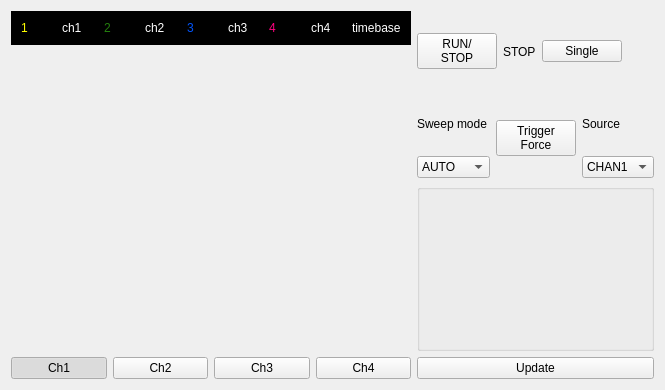
<?xml version="1.0" encoding="UTF-8"?>
<ui version="4.0">
 <class>OscilloscopeWidget</class>
 <widget class="QWidget" name="OscilloscopeWidget">
  <property name="geometry">
   <rect>
    <x>0</x>
    <y>0</y>
    <width>665</width>
    <height>389</height>
   </rect>
  </property>
  <property name="windowTitle">
   <string>Oscilloscope</string>
  </property>
  <layout class="QGridLayout" name="gridLayout_2">
   <item row="0" column="0" rowspan="3">
    <layout class="QVBoxLayout" name="verticalLayout">
     <item>
      <widget class="QFrame" name="frame">
       <property name="enabled">
        <bool>false</bool>
       </property>
       <property name="sizePolicy">
        <sizepolicy hsizetype="Preferred" vsizetype="Minimum">
         <horstretch>0</horstretch>
         <verstretch>0</verstretch>
        </sizepolicy>
       </property>
       <property name="maximumSize">
        <size>
         <width>16777215</width>
         <height>50</height>
        </size>
       </property>
       <property name="styleSheet">
        <string notr="true">background-color: rgb(0, 0, 0);</string>
       </property>
       <property name="frameShape">
        <enum>QFrame::StyledPanel</enum>
       </property>
       <property name="frameShadow">
        <enum>QFrame::Raised</enum>
       </property>
       <layout class="QHBoxLayout" name="horizontalLayout_3">
        <item>
         <widget class="QLabel" name="ch1Label">
          <property name="enabled">
           <bool>false</bool>
          </property>
          <property name="styleSheet">
           <string notr="true">color: rgb(255, 255, 0);</string>
          </property>
          <property name="text">
           <string>1</string>
          </property>
          <property name="textFormat">
           <enum>Qt::AutoText</enum>
          </property>
         </widget>
        </item>
        <item>
         <widget class="QLabel" name="ch1Y">
          <property name="styleSheet">
           <string notr="true">color: rgb(255, 255, 255);</string>
          </property>
          <property name="text">
           <string>ch1</string>
          </property>
         </widget>
        </item>
        <item>
         <widget class="QLabel" name="ch2Label">
          <property name="styleSheet">
           <string notr="true">color: rgb(36, 127, 13);</string>
          </property>
          <property name="text">
           <string>2</string>
          </property>
          <property name="textFormat">
           <enum>Qt::AutoText</enum>
          </property>
         </widget>
        </item>
        <item>
         <widget class="QLabel" name="ch2Y">
          <property name="styleSheet">
           <string notr="true">color: rgb(255, 255, 255);</string>
          </property>
          <property name="text">
           <string>ch2</string>
          </property>
         </widget>
        </item>
        <item>
         <widget class="QLabel" name="ch3Label">
          <property name="styleSheet">
           <string notr="true">color: rgb(0, 85, 255);</string>
          </property>
          <property name="text">
           <string>3</string>
          </property>
          <property name="textFormat">
           <enum>Qt::AutoText</enum>
          </property>
         </widget>
        </item>
        <item>
         <widget class="QLabel" name="ch3Y">
          <property name="styleSheet">
           <string notr="true">color: rgb(255, 255, 255);</string>
          </property>
          <property name="text">
           <string>ch3</string>
          </property>
         </widget>
        </item>
        <item>
         <widget class="QLabel" name="ch4Label">
          <property name="styleSheet">
           <string notr="true">color: rgb(255, 0, 127);</string>
          </property>
          <property name="text">
           <string>4</string>
          </property>
          <property name="textFormat">
           <enum>Qt::AutoText</enum>
          </property>
         </widget>
        </item>
        <item>
         <widget class="QLabel" name="ch4Y">
          <property name="styleSheet">
           <string notr="true">color: rgb(255, 255, 255);</string>
          </property>
          <property name="text">
           <string>ch4</string>
          </property>
         </widget>
        </item>
        <item>
         <widget class="QLabel" name="timebase">
          <property name="enabled">
           <bool>false</bool>
          </property>
          <property name="styleSheet">
           <string notr="true">color: rgb(255, 255, 255);</string>
          </property>
          <property name="text">
           <string>timebase</string>
          </property>
         </widget>
        </item>
       </layout>
      </widget>
     </item>
     <item>
      <widget class="QWidget" name="widget" native="true">
       <property name="minimumSize">
        <size>
         <width>400</width>
         <height>300</height>
        </size>
       </property>
       <property name="maximumSize">
        <size>
         <width>16777215</width>
         <height>16777215</height>
        </size>
       </property>
      </widget>
     </item>
     <item>
      <layout class="QHBoxLayout" name="buttonLayout">
       <property name="sizeConstraint">
        <enum>QLayout::SetMinimumSize</enum>
       </property>
       <item>
        <widget class="QPushButton" name="pushButton_Ch1">
         <property name="text">
          <string>Ch1</string>
         </property>
         <property name="checkable">
          <bool>true</bool>
         </property>
         <property name="checked">
          <bool>true</bool>
         </property>
        </widget>
       </item>
       <item>
        <widget class="QPushButton" name="pushButton_Ch2">
         <property name="text">
          <string>Ch2</string>
         </property>
         <property name="checkable">
          <bool>true</bool>
         </property>
         <property name="checked">
          <bool>false</bool>
         </property>
        </widget>
       </item>
       <item>
        <widget class="QPushButton" name="pushButton_Ch3">
         <property name="text">
          <string>Ch3</string>
         </property>
         <property name="checkable">
          <bool>true</bool>
         </property>
        </widget>
       </item>
       <item>
        <widget class="QPushButton" name="pushButton_Ch4">
         <property name="text">
          <string>Ch4</string>
         </property>
         <property name="checkable">
          <bool>true</bool>
         </property>
        </widget>
       </item>
      </layout>
     </item>
    </layout>
   </item>
   <item row="0" column="1">
    <layout class="QGridLayout" name="gridLayout">
     <item row="0" column="0">
      <layout class="QVBoxLayout" name="verticalLayout_4">
       <item>
        <layout class="QHBoxLayout" name="horizontalLayout">
         <item>
          <widget class="QPushButton" name="runStopButton">
           <property name="text">
            <string>RUN/
STOP</string>
           </property>
           <property name="checkable">
            <bool>true</bool>
           </property>
           <property name="checked">
            <bool>false</bool>
           </property>
          </widget>
         </item>
         <item>
          <widget class="QLabel" name="runStopStatus">
           <property name="text">
            <string>STOP</string>
           </property>
          </widget>
         </item>
         <item>
          <widget class="QPushButton" name="singleButton">
           <property name="text">
            <string>Single</string>
           </property>
           <property name="checkable">
            <bool>true</bool>
           </property>
          </widget>
         </item>
         <item>
          <widget class="QLabel" name="triggerStatus">
           <property name="text">
            <string/>
           </property>
          </widget>
         </item>
        </layout>
       </item>
       <item>
        <layout class="QHBoxLayout" name="horizontalLayout_2">
         <item>
          <layout class="QVBoxLayout" name="verticalLayout_2">
           <item>
            <widget class="QLabel" name="label_3">
             <property name="text">
              <string>Sweep mode</string>
             </property>
            </widget>
           </item>
           <item>
            <widget class="QComboBox" name="sweepModeComboBox">
             <item>
              <property name="text">
               <string>AUTO</string>
              </property>
             </item>
             <item>
              <property name="text">
               <string>NORM</string>
              </property>
             </item>
            </widget>
           </item>
          </layout>
         </item>
         <item>
          <widget class="QPushButton" name="triggerForceButton">
           <property name="text">
            <string>Trigger
Force</string>
           </property>
          </widget>
         </item>
         <item>
          <layout class="QVBoxLayout" name="verticalLayout_3">
           <item>
            <widget class="QLabel" name="label_4">
             <property name="text">
              <string>Source</string>
             </property>
            </widget>
           </item>
           <item>
            <widget class="QComboBox" name="triggerSourceComboBox">
             <item>
              <property name="text">
               <string>CHAN1</string>
              </property>
             </item>
             <item>
              <property name="text">
               <string>CHAN2</string>
              </property>
             </item>
             <item>
              <property name="text">
               <string>CHAN3</string>
              </property>
             </item>
             <item>
              <property name="text">
               <string>CHAN4</string>
              </property>
             </item>
             <item>
              <property name="text">
               <string>EXT</string>
              </property>
             </item>
            </widget>
           </item>
          </layout>
         </item>
        </layout>
       </item>
      </layout>
     </item>
    </layout>
   </item>
   <item row="1" column="1">
    <widget class="QGroupBox" name="groupBox">
     <property name="title">
      <string/>
     </property>
    </widget>
   </item>
   <item row="2" column="1">
    <widget class="QPushButton" name="updateButton">
     <property name="text">
      <string>Update</string>
     </property>
    </widget>
   </item>
  </layout>
 </widget>
 <resources/>
 <connections>
  <connection>
   <sender>updateButton</sender>
   <signal>clicked()</signal>
   <receiver>OscilloscopeWidget</receiver>
   <slot>updatePlot()</slot>
   <hints>
    <hint type="sourcelabel">
     <x>457</x>
     <y>371</y>
    </hint>
    <hint type="destinationlabel">
     <x>394</x>
     <y>240</y>
    </hint>
   </hints>
  </connection>
  <connection>
   <sender>runStopButton</sender>
   <signal>clicked(bool)</signal>
   <receiver>OscilloscopeWidget</receiver>
   <slot>runStop()</slot>
   <hints>
    <hint type="sourcelabel">
     <x>459</x>
     <y>123</y>
    </hint>
    <hint type="destinationlabel">
     <x>394</x>
     <y>240</y>
    </hint>
   </hints>
  </connection>
  <connection>
   <sender>sweepModeComboBox</sender>
   <signal>activated(QString)</signal>
   <receiver>OscilloscopeWidget</receiver>
   <slot>sweepModeChanged()</slot>
   <hints>
    <hint type="sourcelabel">
     <x>465</x>
     <y>177</y>
    </hint>
    <hint type="destinationlabel">
     <x>394</x>
     <y>240</y>
    </hint>
   </hints>
  </connection>
  <connection>
   <sender>triggerForceButton</sender>
   <signal>clicked()</signal>
   <receiver>OscilloscopeWidget</receiver>
   <slot>triggerForced()</slot>
   <hints>
    <hint type="sourcelabel">
     <x>560</x>
     <y>168</y>
    </hint>
    <hint type="destinationlabel">
     <x>394</x>
     <y>240</y>
    </hint>
   </hints>
  </connection>
  <connection>
   <sender>triggerSourceComboBox</sender>
   <signal>activated(QString)</signal>
   <receiver>OscilloscopeWidget</receiver>
   <slot>triggerSourceChanged(QString)</slot>
   <hints>
    <hint type="sourcelabel">
     <x>654</x>
     <y>177</y>
    </hint>
    <hint type="destinationlabel">
     <x>394</x>
     <y>240</y>
    </hint>
   </hints>
  </connection>
  <connection>
   <sender>singleButton</sender>
   <signal>clicked()</signal>
   <receiver>OscilloscopeWidget</receiver>
   <slot>single()</slot>
   <hints>
    <hint type="sourcelabel">
     <x>601</x>
     <y>123</y>
    </hint>
    <hint type="destinationlabel">
     <x>394</x>
     <y>240</y>
    </hint>
   </hints>
  </connection>
 </connections>
 <slots>
  <slot>openDevice()</slot>
  <slot>updatePlot()</slot>
  <slot>runStop()</slot>
  <slot>single()</slot>
  <slot>sweepModeChanged(QString)</slot>
  <slot>triggerForced()</slot>
  <slot>triggerSourceChanged(QString)</slot>
 </slots>
</ui>
